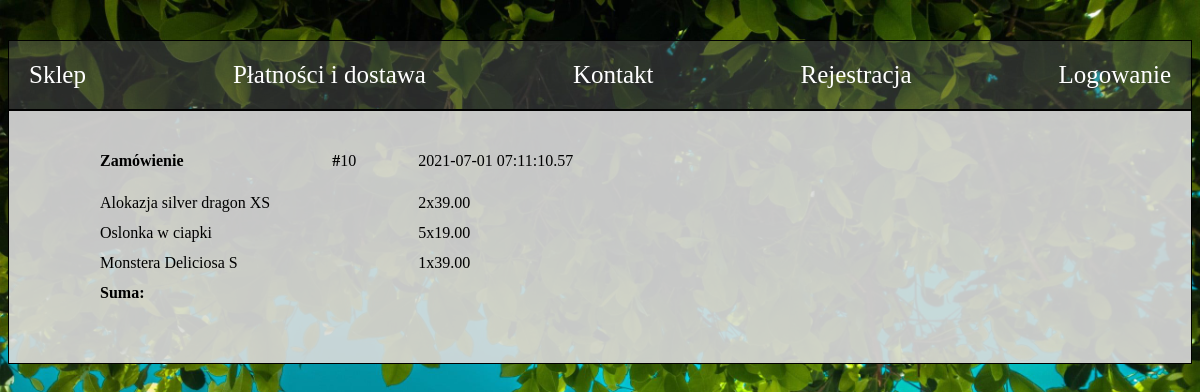
/ProjektDB/pozycje_zamowien.php?zamowienia_id=10, run on the app's committed database.
### tables this page shows
CREATE TABLE `zamowienia` (
  `id_zamowienia` int(11) NOT NULL,
  `data` timestamp(2) NOT NULL DEFAULT current_timestamp(2),
  `status` enum('w_trakcie','oczekujace','zaplacono','zwrocono') NOT NULL DEFAULT 'w_trakcie',
  `ulica` varchar(45) DEFAULT NULL,
  `numer_domu` varchar(45) DEFAULT NULL,
  `miasto` varchar(45) DEFAULT NULL,
  `kod_pocztowy` varchar(10) DEFAULT NULL,
  `wojewodztwo` enum('dolnoslaskie','kujawsko-pomorskie','lubelskie','lubuskie','lodzkie','malopolskie','mazowieckie','opolskie','podkarpackie','podlaskie','pomorskie','slaskie','swietokrzyskie','warminsko-mazurskie','wielkopolskie','zachodniopomorskie') DEFAULT NULL,
  `koszt_zamowienia` decimal(6,2) NOT NULL DEFAULT 0.00,
  `klienci_id` int(11) NOT NULL,
  `dostawa_id` int(11) NOT NULL DEFAULT 1
);

CREATE TABLE `produkty` (
  `id_produktu` int(11) NOT NULL,
  `nazwa` varchar(60) NOT NULL,
  `cena` decimal(6,2) NOT NULL,
  `opis` varchar(200) NOT NULL,
  `gatunek` enum('aglaonema','alokazja','anturium','begonia','epipremnum i scindapsus','filodendron','kaktusy i sukulenty','marantowate','syngonium','inne') DEFAULT NULL,
  `trudnosc` enum('dla amatorów','dla zaawansowanych') DEFAULT NULL,
  `bezpieczna` enum('bezpieczna','szkodliwa') DEFAULT NULL,
  `oczyszczanie` enum('tak','nie') DEFAULT NULL,
  `wysokosc` int(11) NOT NULL,
  `material` enum('plastikowa','ceramiczna','szklana','metalowa','betonowa','gliniana','inna') DEFAULT NULL,
  `srednica` float NOT NULL,
  `typ` enum('roslina','oslonka') NOT NULL,
  `na_stanie` int(11) NOT NULL DEFAULT 0
);

CREATE TABLE `pozycje_zamowien` (
  `id_pozycji` int(11) NOT NULL,
  `zamowienia_id` int(11) NOT NULL,
  `produkty_id` int(11) NOT NULL,
  `sztuk` int(11) NOT NULL
);

### ProjektDB/pozycje_zamowien.php (the view, shortened to what this page needs)
<?php
include 'home.php';
$zamowienie = $_SESSION['id_zamowienia'];
$zam = $_GET['zamowienia_id'];
require_once "dane_dostepu.php";
$conn = new mysqli($host, $username, $password, $database_name);
$query = "SELECT * FROM zamowienia join pozycje_zamowien on id_zamowienia=zamowienia_id join produkty on id_produktu=produkty_id join dostawa on id_dostawy=dostawa_id WHERE id_zamowienia='$zam' ORDER BY id_zamowienia DESC";
$query2 = "SELECT SUM(cena*sztuk) as koszt FROM zamowienia join pozycje_zamowien on id_zamowienia=zamowienia_id join produkty on id_produktu=produkty_id join dostawa on id_dostawy=dostawa_id WHERE id_zamowienia='$zamowienie'";
$result = mysqli_query($conn, $query) or die($conn->error);
$result1 = mysqli_query($conn, $query) or die($conn->error);
$result2 = mysqli_query($conn, $query2) or die($conn->error);
$row1 = $result1->fetch_assoc();
?>
<div>
	<table>
		<tr>
			<td><b>Zamówienie</b></td>
			<td><b>#</b><?php echo $_GET['zamowienia_id']; ?></td>
			<td><?php echo $row1['data']; ?></td>
		</tr>
		<tr>
			<td></td>
			<td></td>
			<td></td>
		</tr>
		<?php
			while ($row = $result->fetch_assoc()):?>
				<tr>
					<td><?php echo $row['nazwa'];?></td>
					<td><b></b></td>
					<td><?php echo $row['sztuk'];?>x<?php echo $row['cena'];?></td>
				</tr>
		<?php endwhile; ?>
		<?php
			while ($row2 = $result2->fetch_assoc()):?>
				<tr>
					<td><b>Suma:</b></td>
					<td><b></b></td>
					<td><?php echo $row2['koszt'] ?></td>
				</tr>
		<?php endwhile; ?>
	</table>
</div>

### ProjektDB/style.css (style rules this page uses)
body { background-image: url('back.jpg'); background-size: cover; }
table { border-spacing: 60px 10px; }

### data on the page
zamowienia: data "2021-07-01 07:11:10.57", produkty.nazwa "Alokazja silver dragon XS", pozycje_zamowien.sztuk "2", produkty.cena "39.00", produkty.nazwa "Oslonka w ciapki", pozycje_zamowien.sztuk "5", produkty.cena "19.00", produkty.nazwa "Monstera Deliciosa S", pozycje_zamowien.sztuk "1"

### other printed values
$_GET['zamowienia_id'] "10"
